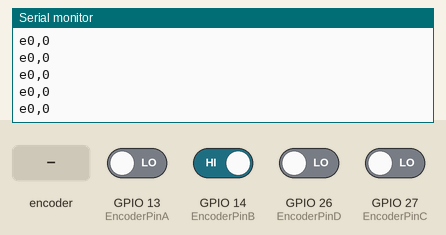
Simulated run of this program. Board: ESP32. On the bench: the last lines printed to the serial monitor. The test bench sets the inputs (shaded band); at power-on: GPIO 14 (EncoderPinB) HIGH, GPIO 13 (EncoderPinA), GPIO 26 (EncoderPinD), GPIO 27 (EncoderPinC) LOW.

Above: at 1.2 s.
1.3 s: rotary encoder on GPIO 13 (EncoderPinA) / GPIO 14 (EncoderPinB) turned 1 step (first pin leading)
At 1.9 s:
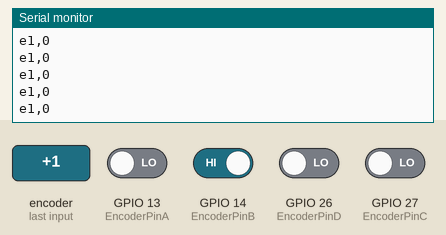
3.0 s: GPIO 27 (EncoderPinC) driven HIGH
At 3.7 s:
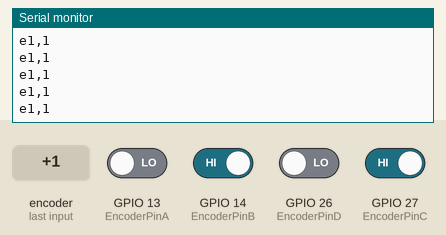
4.5 s: rotary encoder on GPIO 13 (EncoderPinA) / GPIO 14 (EncoderPinB) turned 1 step (first pin leading)
At 5.5 s:
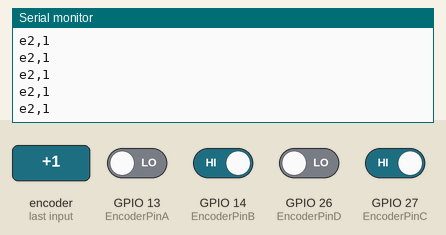
Timing chart, 0 to 7.5 s (numbered marks = the images above; inputs shaded):
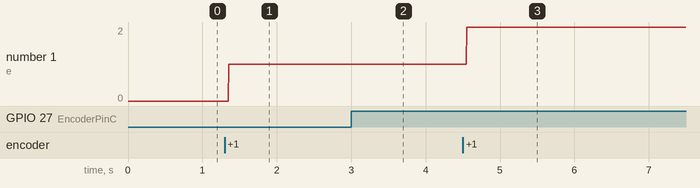

Measured:
- after the input at 1.3 s, the serial monitor: prints a new line after 0.05 s (image 1)
- after the input at 3.0 s, the serial monitor: prints a new line at once (image 2)
- after the input at 4.5 s, the serial monitor: prints a new line after 0.05 s (image 3)
- plotted number 1: 0 → 1 after the input at 1.3 s, 1 → 2 after the input at 4.5 s

The program:

main.cpp
```cpp
  #include<Arduino.h>
  #include<ESP32Servo.h>
//dis is 1st (white cable) USB ESP32
#define EncoderPinA 13 //was 18 // encoder A and B are Blue and Yellow for Left motor
#define EncoderPinB 14  //was 21
#define EncoderPinC 27   //encoder C and D are Blue and Yellow for Right motor
#define EncoderPinD 26


void updateEncoder();
void updateEncoder_two();
bool flg = 0;
int rpm_one;
int rpm_two;
int motor_left_to_int;
int motor_left_to_int_old = 0;
int motor_right_to_int_old = 0;
int motor_right_to_int;
volatile long Encodervalue=0;
volatile long Encodervalue_two=0;
bool considr_numbr = 0;
double old_time;
double new_time;
double new_time_two;

//rtc.offset;	// get or modify the current offset

void setup()
{

  pinMode(EncoderPinA, INPUT);// Encoder left pins and it works well
  pinMode(EncoderPinB, INPUT);
  pinMode(EncoderPinC, INPUT); //Encoder right pins
  pinMode(EncoderPinD, INPUT);


  attachInterrupt(digitalPinToInterrupt(EncoderPinA), updateEncoder, RISING); //Belongs to left motor
  attachInterrupt(digitalPinToInterrupt(EncoderPinC), updateEncoder_two, RISING); //Belongs to right motor
  Serial.begin(115200);
}

void loop()
{

  delay(5);
//  delay(1000);


  Serial.print('e'); //here e stands for esp32. W send data from esp32 to our computer
  Serial.print(Encodervalue); //use dis for communictn wid computer
  Serial.print(',');
  Serial.println(Encodervalue_two);
//  // delay(5);
}
void updateEncoder() //belongs to left motor
{
  if (digitalRead(EncoderPinA)> digitalRead(EncoderPinB))
  {
    Encodervalue++;
  }
  else
  {
    Encodervalue--;
  }
}

void updateEncoder_two() //belongs to right motor
{
  if (digitalRead(EncoderPinC)> digitalRead(EncoderPinD))
  {
    Encodervalue_two++;
  }
  else
  {
    Encodervalue_two--;
  }
}
```
